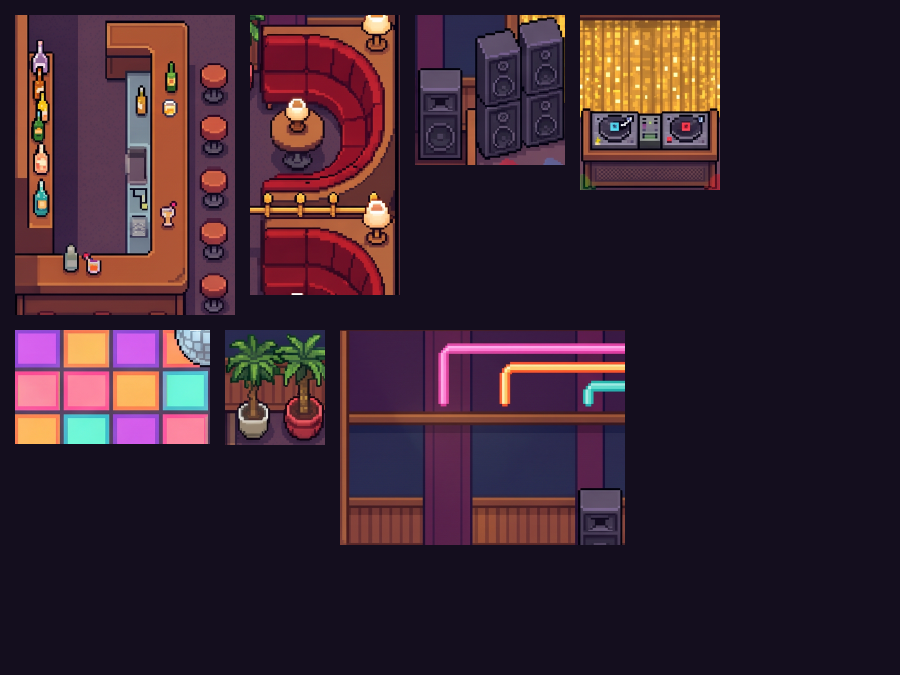
#> input picture recursos/gimnasio_discoteca/ref_estilo_disco.png, 1800 x 1350 px (shown at 1/2 size)
$ python luces.py ref_estilo_disco.png ref_estilo_disco.png 1.0
#> lines starting #> are read from the running program, lines starting #| are printed output that depends on the picture
"""Maqueta en video de las luces de la discoteca (gimnasio 1) sobre sala_v8B_sin_taburetes.png.
   PYTHONPATH=<carpeta con imageio_ffmpeg> python3 luces.py <sala.png> <salida.mp4> [segundos] [--fotos carpeta]
Mismo modelo que las farolas de Villa Bambalina (007_Farolas.rb): la sala se oscurece con un tinte y encima se suma
luz de color. Aqui la luz ademas deja ver la sala por donde pasa (en el juego: un sprite de oscuridad al que se le
restan las luces).
  - ambiente: sala al 20 % con tinte morado de discoteca
  - fuentes que brillan solas: neones, pista (late al ritmo, cada baldosa a su paso), lamparas, pilotos del DJ
  - 6 focos de la tarima: haz de color que barre la sala y charco de luz en el suelo; el color va rotando
  - bola de espejos: gira (sus facetas se desplazan) y lanza puntos de luz que dan vueltas por toda la sala
Todo en coordenadas de la imagen de 2400x1792; el video sale a la mitad (1200x896), 24 fps.
"""
import math
import subprocess
import sys

import imageio_ffmpeg
import numpy as np
from PIL import Image

SRC, OUT = sys.argv[1], sys.argv[2]
SEG = float(sys.argv[3]) if len(sys.argv) > 3 and not sys.argv[3].startswith("--") else 10.0
FOTOS = sys.argv[sys.argv.index("--fotos") + 1] if "--fotos" in sys.argv else None
K = 0.5                                    # escala del video
FPS = 24

img = Image.open(SRC).convert("RGB")
#> img is the input picture: PIL image 1800x1350 RGB; mean R, G, B 57.9, 35.8, 48.2
W, H = int(img.width * K), int(img.height * K)
#> W = 900; H = 675

# --- los 6 focos de la tarima pasan a ser sprites que giran hacia su haz ---
# Se buscan en la imagen grande (gris oscuro sobre la madera naranja), se recortan con su forma y se tapa su sitio
# con la madera de la misma fila un poco a la derecha (las tablas son horizontales: no se nota).
FOCOS = [(735, 645), (905, 645), (1025, 645), (1380, 645), (1500, 645), (1670, 645)]
grande = np.asarray(img).astype(np.int32)
g_mx, g_mn = grande.max(axis=2), grande.min(axis=2)
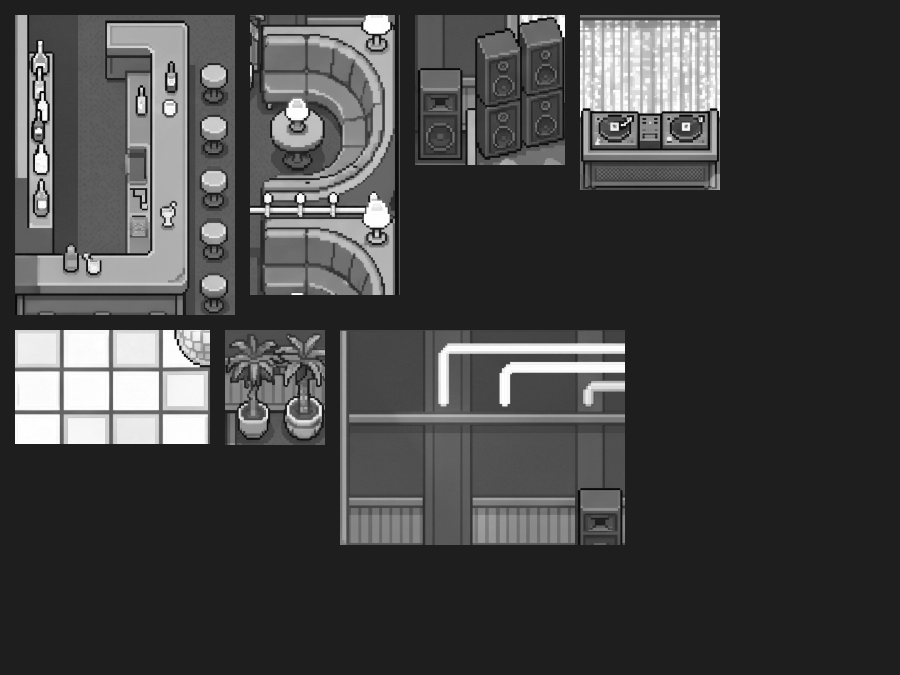
#> g_mx: shape (1350, 1800) int32 (shown at 1/2 size); min 0, max 255, mean 67.5
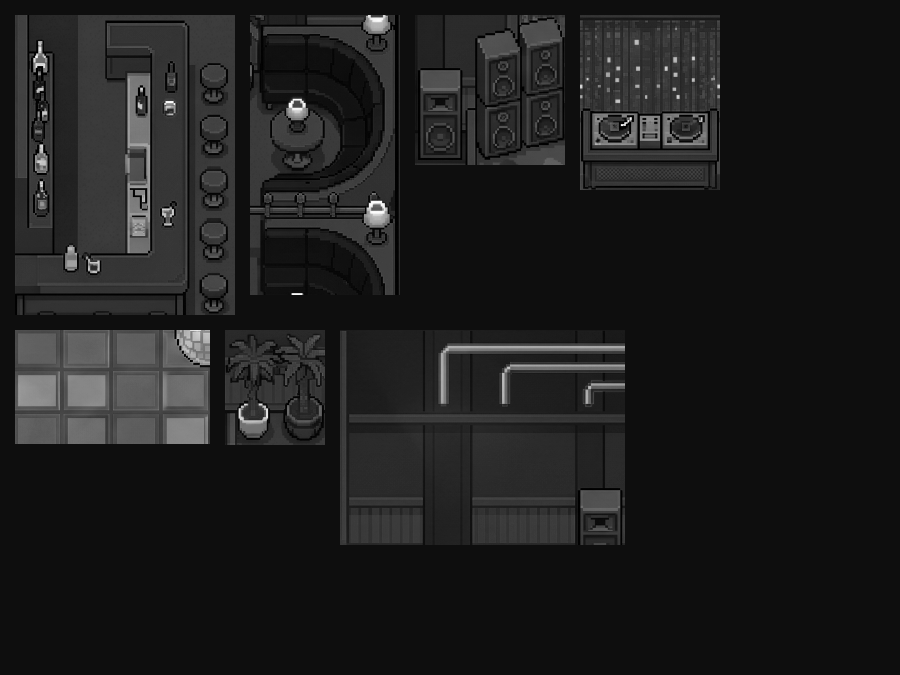
#> g_mn: shape (1350, 1800) int32 (shown at 1/2 size); min 0, max 255, mean 29.6
g_sat = (g_mx - g_mn) / np.maximum(g_mx, 1)
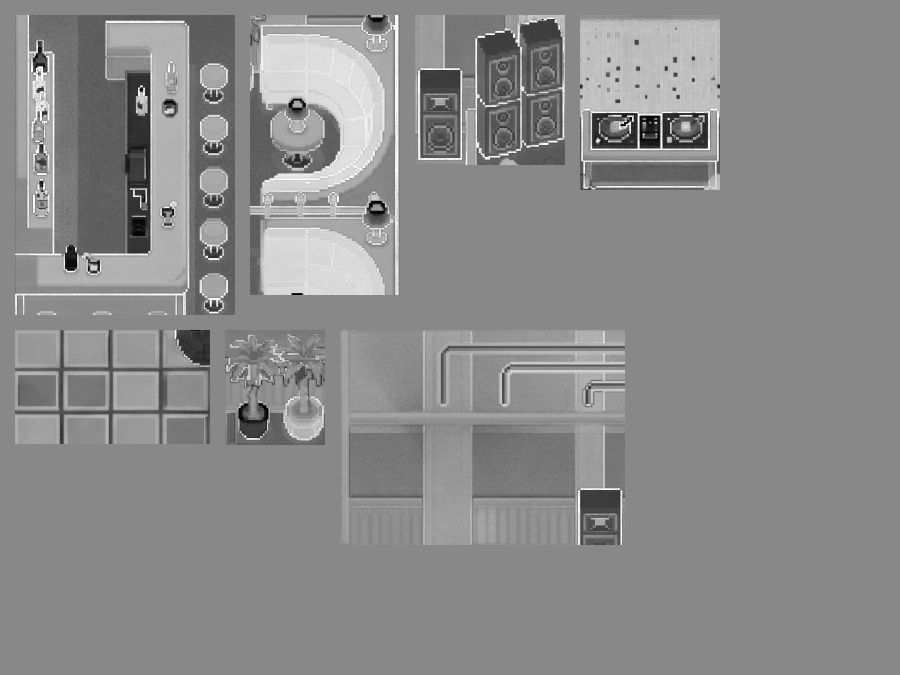
#> g_sat: shape (1350, 1800) float64 (shown at 1/2 size); min 0, max 1, mean 0.545
tapada = grande.copy()
SPRITES = []                                             # (sprite RGBA a escala K, pivote x, y, lente x, y) en px del video
for fx, fy in FOCOS:
    x0, x1, y0, y1 = fx - 55, fx + 75, 590, 688
    m = ((g_sat[y0:y1, x0:x1] < 0.42) & (g_mx[y0:y1, x0:x1] < 200)) | (g_mx[y0:y1, x0:x1] < 62)   # con su contorno oscuro
    for _ in range(2):                                                                     # 2 px de margen
        m = m | np.roll(m, 1, 0) | np.roll(m, -1, 0) | np.roll(m, 1, 1) | np.roll(m, -1, 1)
    ys, xs = np.nonzero(m)
    bx0, bx1, by0, by1 = xs.min(), xs.max() + 1, ys.min(), ys.max() + 1
    rgba = np.zeros((by1 - by0, bx1 - bx0, 4), np.uint8)
    rgba[..., :3] = grande[y0 + by0:y0 + by1, x0 + bx0:x0 + bx1]
    rgba[..., 3] = m[by0:by1, bx0:bx1] * 255
    # de donde se copia la madera: el desplazamiento cuya zona sea toda madera (naranja), sin otro foco ni cables
    ancho_ = (bx1 - bx0) + 8
    def suciedad(d):
        z = (slice(y0 + by0, y0 + by1), slice(x0 + bx0 + d, x0 + bx1 + d))
        return ((g_sat[z] < 0.42) | (g_mx[z] < 62)).sum()
    dx = min((ancho_, -ancho_, 2 * ancho_, -2 * ancho_), key=suciedad)
    for yy_, xx_ in zip(ys, xs):
#> (the run stopped early here; a loop or call above may not have finished)
